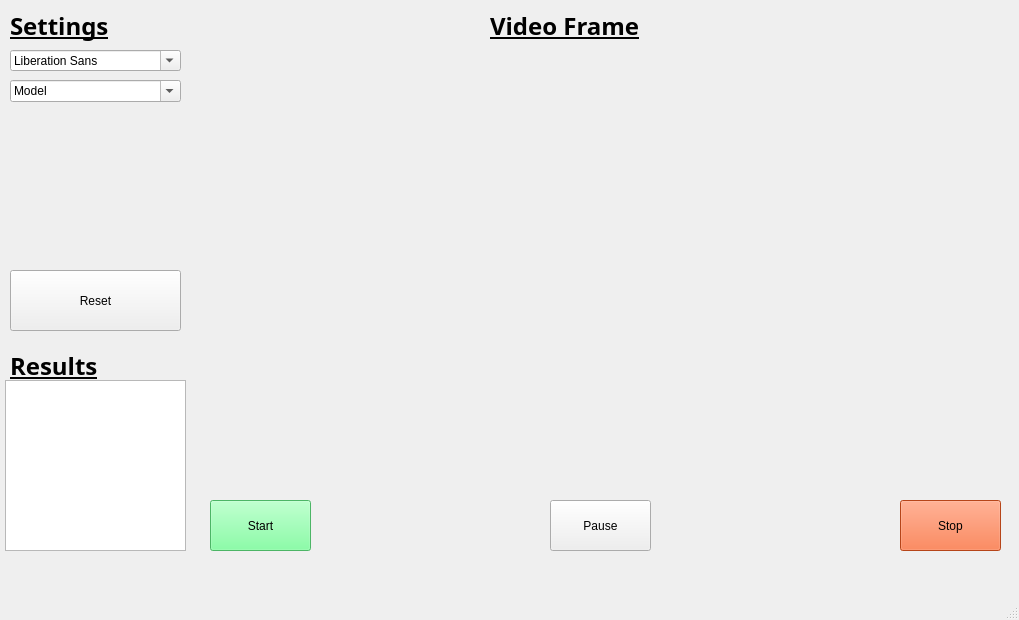
<?xml version="1.0" encoding="UTF-8"?>
<ui version="4.0">
 <class>Yolowindow</class>
 <widget class="QMainWindow" name="Yolowindow">
  <property name="geometry">
   <rect>
    <x>0</x>
    <y>0</y>
    <width>1019</width>
    <height>620</height>
   </rect>
  </property>
  <property name="windowTitle">
   <string>MainWindow</string>
  </property>
  <property name="styleSheet">
   <string notr="true">backgroud-image:url(:/bg/image/login_main.png);

</string>
  </property>
  <widget class="QWidget" name="centralwidget">
   <widget class="QLabel" name="label">
    <property name="geometry">
     <rect>
      <x>10</x>
      <y>10</y>
      <width>121</width>
      <height>31</height>
     </rect>
    </property>
    <property name="font">
     <font>
      <family>Adobe Devanagari</family>
      <pointsize>18</pointsize>
      <weight>75</weight>
      <bold>true</bold>
      <underline>true</underline>
     </font>
    </property>
    <property name="text">
     <string>Settings</string>
    </property>
   </widget>
   <widget class="QLabel" name="label_2">
    <property name="geometry">
     <rect>
      <x>490</x>
      <y>10</y>
      <width>151</width>
      <height>31</height>
     </rect>
    </property>
    <property name="font">
     <font>
      <family>Adobe Devanagari</family>
      <pointsize>18</pointsize>
      <weight>75</weight>
      <bold>true</bold>
      <underline>true</underline>
     </font>
    </property>
    <property name="text">
     <string>Video Frame</string>
    </property>
   </widget>
   <widget class="QLabel" name="label_3">
    <property name="geometry">
     <rect>
      <x>200</x>
      <y>40</y>
      <width>801</width>
      <height>431</height>
     </rect>
    </property>
    <property name="styleSheet">
     <string notr="true"/>
    </property>
    <property name="text">
     <string/>
    </property>
   </widget>
   <widget class="QTextBrowser" name="textBrowser">
    <property name="geometry">
     <rect>
      <x>5</x>
      <y>380</y>
      <width>181</width>
      <height>171</height>
     </rect>
    </property>
   </widget>
   <widget class="QLabel" name="label_4">
    <property name="geometry">
     <rect>
      <x>10</x>
      <y>350</y>
      <width>91</width>
      <height>31</height>
     </rect>
    </property>
    <property name="font">
     <font>
      <family>Adobe Devanagari</family>
      <pointsize>18</pointsize>
      <weight>75</weight>
      <bold>true</bold>
      <underline>true</underline>
     </font>
    </property>
    <property name="text">
     <string>Results</string>
    </property>
   </widget>
   <widget class="QPushButton" name="pushButton_3">
    <property name="geometry">
     <rect>
      <x>10</x>
      <y>270</y>
      <width>171</width>
      <height>61</height>
     </rect>
    </property>
    <property name="text">
     <string>Reset</string>
    </property>
   </widget>
   <widget class="QPushButton" name="pushButton_4">
    <property name="geometry">
     <rect>
      <x>550</x>
      <y>500</y>
      <width>101</width>
      <height>51</height>
     </rect>
    </property>
    <property name="text">
     <string>Pause</string>
    </property>
   </widget>
   <widget class="QPushButton" name="pushButton_5">
    <property name="geometry">
     <rect>
      <x>900</x>
      <y>500</y>
      <width>101</width>
      <height>51</height>
     </rect>
    </property>
    <property name="styleSheet">
     <string notr="true">background-color:rgb(255, 97, 35)</string>
    </property>
    <property name="text">
     <string>Stop</string>
    </property>
   </widget>
   <widget class="QFontComboBox" name="ComboBox_weight">
    <property name="geometry">
     <rect>
      <x>10</x>
      <y>50</y>
      <width>171</width>
      <height>21</height>
     </rect>
    </property>
    <property name="editable">
     <bool>true</bool>
    </property>
    <property name="currentText">
     <string>宋体</string>
    </property>
    <property name="modelColumn">
     <number>0</number>
    </property>
   </widget>
   <widget class="QFontComboBox" name="ComboBox_model">
    <property name="geometry">
     <rect>
      <x>10</x>
      <y>80</y>
      <width>171</width>
      <height>22</height>
     </rect>
    </property>
    <property name="currentText">
     <string>Model</string>
    </property>
   </widget>
   <widget class="QPushButton" name="pushButton_6">
    <property name="geometry">
     <rect>
      <x>210</x>
      <y>500</y>
      <width>101</width>
      <height>51</height>
     </rect>
    </property>
    <property name="styleSheet">
     <string notr="true">background-color:rgb(106, 253, 143)</string>
    </property>
    <property name="text">
     <string>Start</string>
    </property>
   </widget>
  </widget>
  <widget class="QMenuBar" name="menubar">
   <property name="geometry">
    <rect>
     <x>0</x>
     <y>0</y>
     <width>1019</width>
     <height>26</height>
    </rect>
   </property>
  </widget>
  <widget class="QStatusBar" name="statusbar"/>
 </widget>
 <resources>
  <include location="backgrou.qrc"/>
 </resources>
 <connections/>
</ui>
